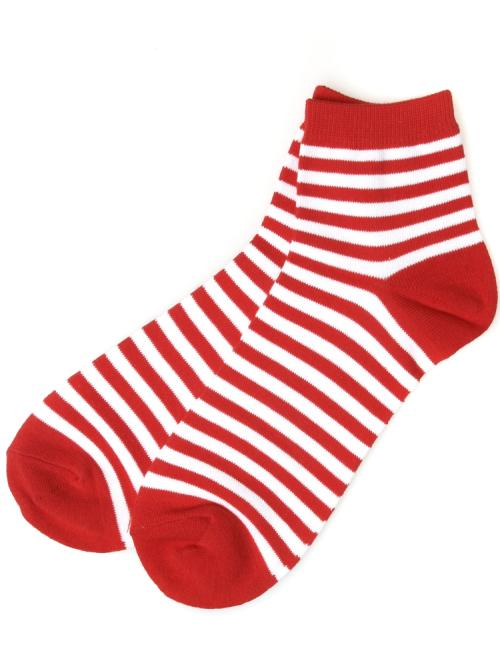
//> input picture 12 opencv（三）/2.jpg, 500 x 667 px
$ ./adaptive_threshold   (built with g++ and OpenCV 4)
//> lines starting //> are read from the running program, lines starting //| are printed output that depends on the picture; after the words box and inside, x2 and y2 are one past the last pixel; in counts of white or black regions, pixels touching at a corner belong together
#include<opencv2/opencv.hpp>

using namespace std;

int main() {
    cv::Mat img = cv::imread("2.jpg", cv::IMREAD_GRAYSCALE);
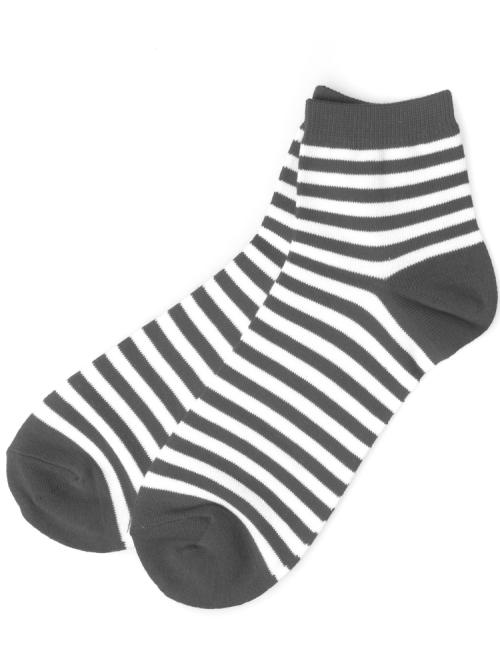
//> img: 667 rows x 500 cols, CV_8UC1; min 41, max 255, mean 211.3

    cv::Mat dst1, dst2, dst3;

    cv::threshold(img, dst1, 127, 255, cv::THRESH_BINARY);
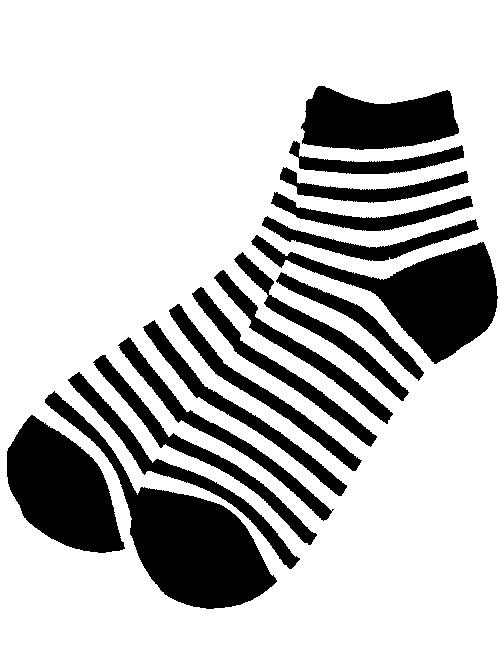
//> dst1: 667 rows x 500 cols, CV_8UC1; 75.9% white; 17 black regions, largest, box (x1, y1, x2, y2) and area: (45, 391, 277, 609) 13762, (251, 235, 498, 364) 10875, (7, 415, 125, 553) 10131
    cv::adaptiveThreshold(img, dst2, 255, cv::ADAPTIVE_THRESH_MEAN_C,
                          cv::THRESH_BINARY, 11, 2);
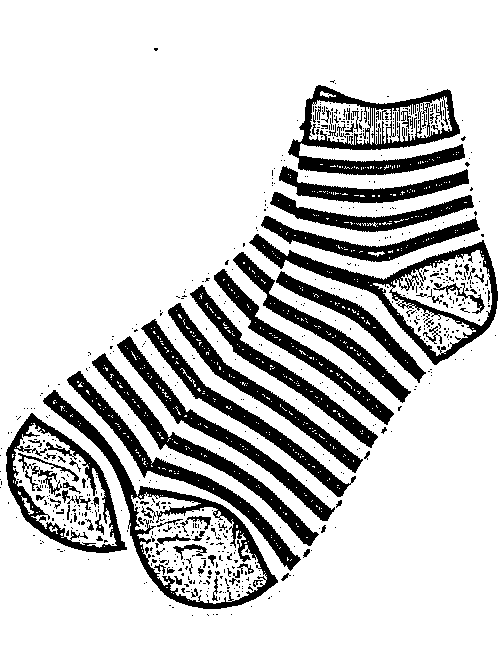
//> dst2: 667 rows x 500 cols, CV_8UC1; 80.9% white; 723 black regions (636 under 20 px), largest, box (x1, y1, x2, y2) and area: (288, 85, 465, 175) 5625, (43, 390, 278, 609) 5136, (249, 234, 498, 365) 4940
    cv::adaptiveThreshold(img, dst3, 255, cv::ADAPTIVE_THRESH_GAUSSIAN_C,
                          cv::THRESH_BINARY, 11, 2);
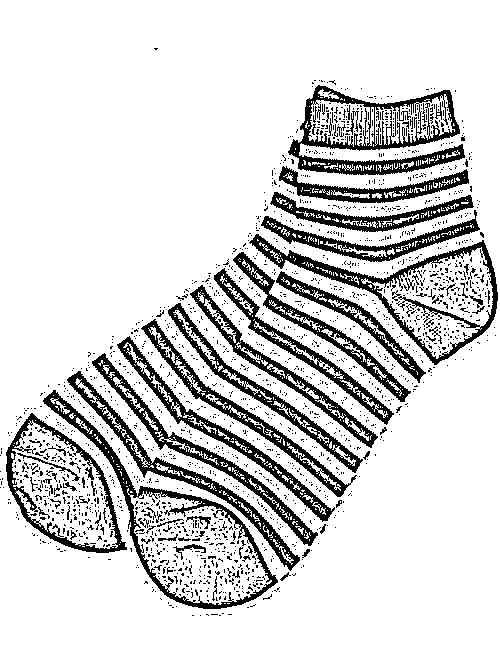
//> dst3: 667 rows x 500 cols, CV_8UC1; 83.8% white; 1932 black regions (1844 under 20 px), largest, box (x1, y1, x2, y2) and area: (288, 85, 465, 175) 4867, (249, 234, 498, 365) 3851, (43, 390, 278, 609) 3795


    cv::imshow("dst1", dst1);
    cv::imshow("dst2", dst2);
    cv::imshow("dst3", dst3);

    cv::waitKey(0);
}

$ run again, with 12 opencv（三）/25.jpg copied over 12 opencv（三）/2.jpg
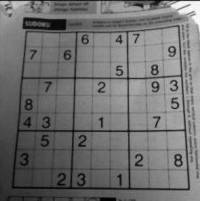
//> input picture 12 opencv（三）/25.jpg, 200 x 201 px
//> img is the input picture: 201 rows x 200 cols, CV_8UC1; min 0, max 255, mean 111.9
//> `cv::threshold(img, dst1, 127, 255, cv::THRESH_BINARY);`:
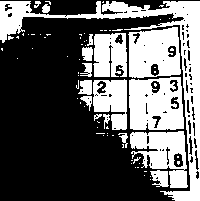
//> dst1: 201 rows x 200 cols, CV_8UC1; 37.8% white; 78 white regions (61 under 20 px), largest, box (x1, y1, x2, y2) and area: (0, 1, 200, 201) 5069, (129, 77, 184, 130) 2439, (128, 27, 181, 78) 2159
//> dst2: 201 rows x 200 cols, CV_8UC1; 70.6% white; black in thin lines or dots
//> `cv::adaptiveThreshold(img, dst3, 255, cv::ADAPTIVE_THRESH_GAUSSIAN_C, ..`:
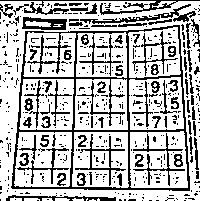
//> dst3: 201 rows x 200 cols, CV_8UC1; 71.4% white; black in thin lines or dots

$ run again, with 12 opencv（三）/微信图片_20210122164655.png saved as 12 opencv（三）/2.jpg
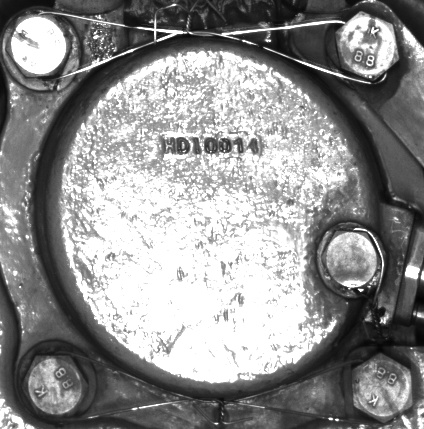
//> input picture 12 opencv（三）/微信图片_20210122164655.png, 424 x 429 px
//> img is the input picture: 429 rows x 424 cols, CV_8UC1; min 4, max 255, mean 143.1
//> `cv::threshold(img, dst1, 127, 255, cv::THRESH_BINARY);`:
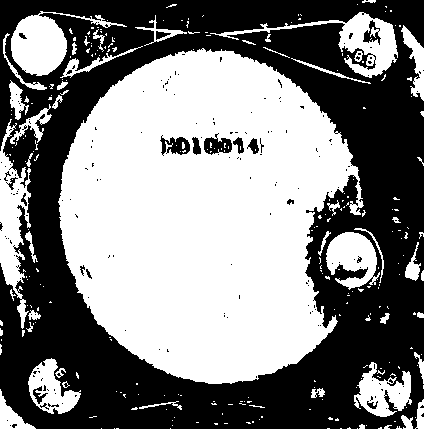
//> dst1: 429 rows x 424 cols, CV_8UC1; 50.8% white; 181 black regions (162 under 20 px), largest, box (x1, y1, x2, y2) and area: (0, 0, 424, 429) 87384, (204, 133, 232, 155) 361, (160, 135, 190, 156) 347
//> dst2: 429 rows x 424 cols, CV_8UC1; 54.1% white; 985 black regions (875 under 20 px), largest, box (x1, y1, x2, y2) and area: (0, 0, 424, 429) 71788, (342, 19, 382, 70) 727, (376, 0, 424, 48) 558
//> `cv::adaptiveThreshold(img, dst3, 255, cv::ADAPTIVE_THRESH_GAUSSIAN_C, ..`:
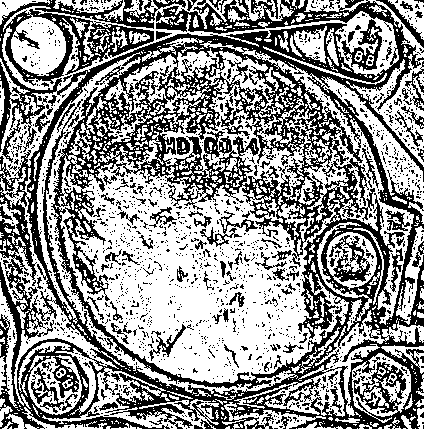
//> dst3: 429 rows x 424 cols, CV_8UC1; 57.2% white; 1543 black regions (1420 under 20 px), largest, box (x1, y1, x2, y2) and area: (0, 0, 424, 429) 64586, (341, 19, 382, 71) 708, (200, 210, 258, 247) 424
